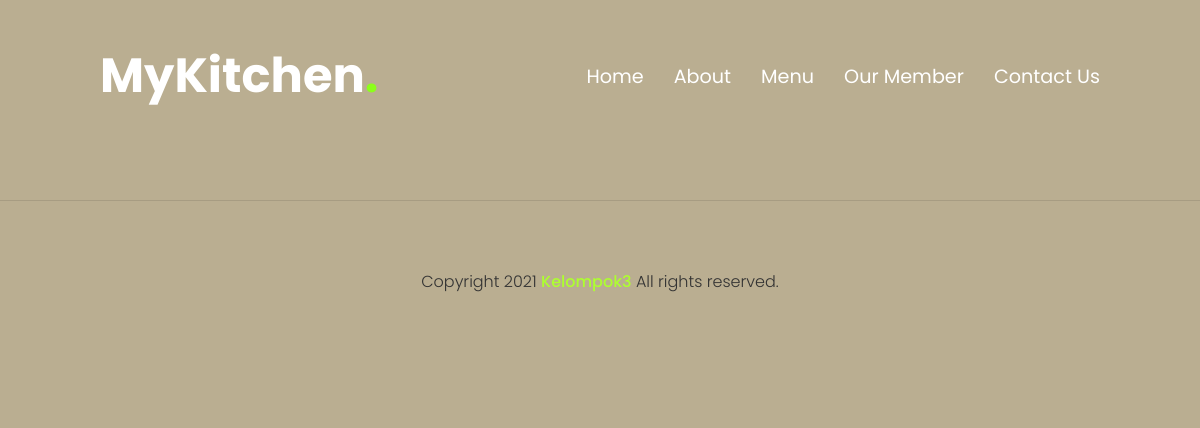
/index.php/about, run on an earlier commit of the app's database.
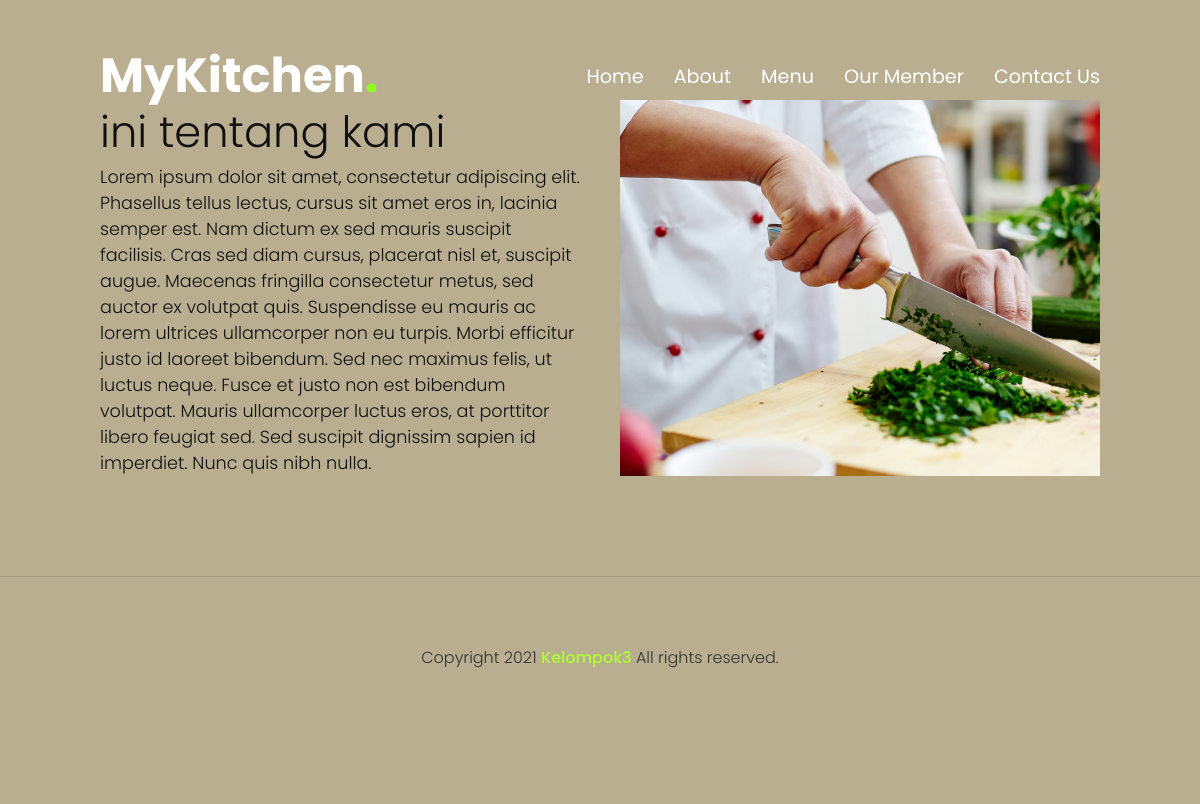
And on a later commit of the database.
### tables this page shows
CREATE TABLE `tentang` (
  `id` int(11) NOT NULL,
  `judul` varchar(50) NOT NULL,
  `isi` text NOT NULL,
  `gambar` varchar(50) NOT NULL
);

### application/controllers/About.php (called while the page is built, shortened)
<?php
class About extends CI_Controller {
	public function __construct()
	{
		$this->load->model('M_about','tentang');
	}
	public function index()
	{
		$data =  array(
			'result' => $this->tentang->data()
		);
        $this->load->view('page/header');
		$this->load->view('about', $data);
        $this->load->view('page/footer');
	}
}

### index.php (called while the page is built, shortened)
<?php
require_once BASEPATH.'core/CodeIgniter.php';

### application/models/M_about.php (called while the page is built, shortened)
<?php
class M_about extends CI_Model {
    public $table = "tentang";
    public function data(){
        $query = "SELECT * FROM $this->table ORDER BY judul ASC";
        return $this->db->query($query)->result();
    }
}

### application/views/About.php (the view, shortened to what this page needs)
<section class="about" id="about">
        <div class="row">
          <div class="col50">
            <?php
            foreach($result as $tt){
              echo'
              <h2 class="titleText"> '.$tt->judul.'</h2>
                <p class="aboutus"> '.$tt->isi.'</p>
              </div>
              <div class="col50">
                <div class="imgBx">
                  <img src="'.base_url().''.$tt->gambar.'"/>
                </div>
              </div>
              ';
            }
            ?>
        </div>
      </section>

### application/views/page/header.php (shortened to what this page needs)
<!DOCTYPE html>
<html>
   <head>
	  <link rel="stylesheet" type="text/css" href="<?=base_url()?>assets/css/main.css"/>
   </head>
   <body>
       <header>
	       <a href="index.php" class="logo">MyKitchen<span>.</span></a>
			 <ul class="navigation">
			   <li><a href="<?=base_url()?>index.php" onclick="toggleMenu();">Home</a></li>
			   <li><a href="<?=base_url()?>index.php/About" onclick="toggleMenu();">About</a></li>
			   <li><a href="<?=base_url()?>index.php/Menu" onclick="toggleMenu();">Menu</a></li>
			   <li><a href="<?=base_url()?>index.php/Member" onclick="toggleMenu();">Our Member</a></li>
			   <li><a href="<?=base_url()?>index.php/Contact" onclick="toggleMenu();">Contact Us</a></li>
			 </ul>
	   </header>

### application/views/page/footer.php (shortened to what this page needs)
       <div class="copyrightText">
		  	<p>Copyright 2021 <a href="#">Kelompok3</a> All rights reserved.</p>
		</div>
		</body>
</html>

### assets/css/main.css (style rules this page uses)
* { font-family: 'Poppins', sans-serif; margin: 0; padding: 0; box-sizing: border-box; scroll-behavior: smooth; }
p { font-weight: 300; color: #111; font-size: 1.3em; }
body { min-height: 1000px; }
header { position: fixed; top: 0; left: 0; width: 100%; padding: 40px 100px; z-index: 10000; display: flex; justify-content: space-between; align-items: center; transition: 0.5s; }
header .logo { color: #fff; font-weight: 700; font-size: 3em; text-decoration: none; }
header .logo span { color: #8cff1a; }
header .navigation { position: relative; display: flex; }
header .navigation li { list-style: none; margin-left: 30px; }
header .navigation li a { text-decoration: none; color: #fff; font-weight: 400; font-size: 1.2em; }
section { padding: 100px; }
.row { position: relative; width: 100%; display: flex; justify-content: space-between; }
.row .col50 { position: relative; width: 48%; }
.titleText { color: #111; font-size: 2.7em; font-weight: 300; }
.row .col50 .imgBx { position: relative; width: 100%; height: 100%; }
.row .col50 .imgBx img { position: absolute; top: 0; left: 0; width: 100%; height: 100%; object-fit: cover; }
.aboutus { font-size: 1.1em; }
.copyrightText { padding: 8px 40px; border-top: 1px solid rgba(0,0,0,0.1); text-align: center; height: 200px; }
.copyrightText p { color: #333; margin-top: 60px; font-size: 1em; }
.copyrightText a { color: #ADFF2F; font-weight: 500; text-decoration: none; }

### application/views/About.php (style rules this page uses)
body { background-color: #baae91; }

What changed in the data, as far as the page shows it:
added tentang: judul "ini tentang kami", isi "Lorem ipsum dolor sit amet, consectetur adipiscing elit. Phasellus tellus lectus, cursus sit amet eros in, lacinia semper est. Nam dictum ex sed mauris suscipit facilisis. Cras sed diam cursus, placerat nisl et, suscipit augue. Maecenas fringilla consectetur metus, sed auctor ex volutpat quis. Suspendisse eu mauris ac lorem ultrices ullamcorper non eu turpis. Morbi efficitur justo id laoreet bibendum. Sed nec maximus felis, ut luctus neque. Fusce et justo non est bibendum volutpat. Mauris ullamcorper luctus eros, at porttitor libero feugiat sed. Sed suscipit dignissim sapien id imperdiet. Nunc quis nibh nulla.", gambar (picture)
